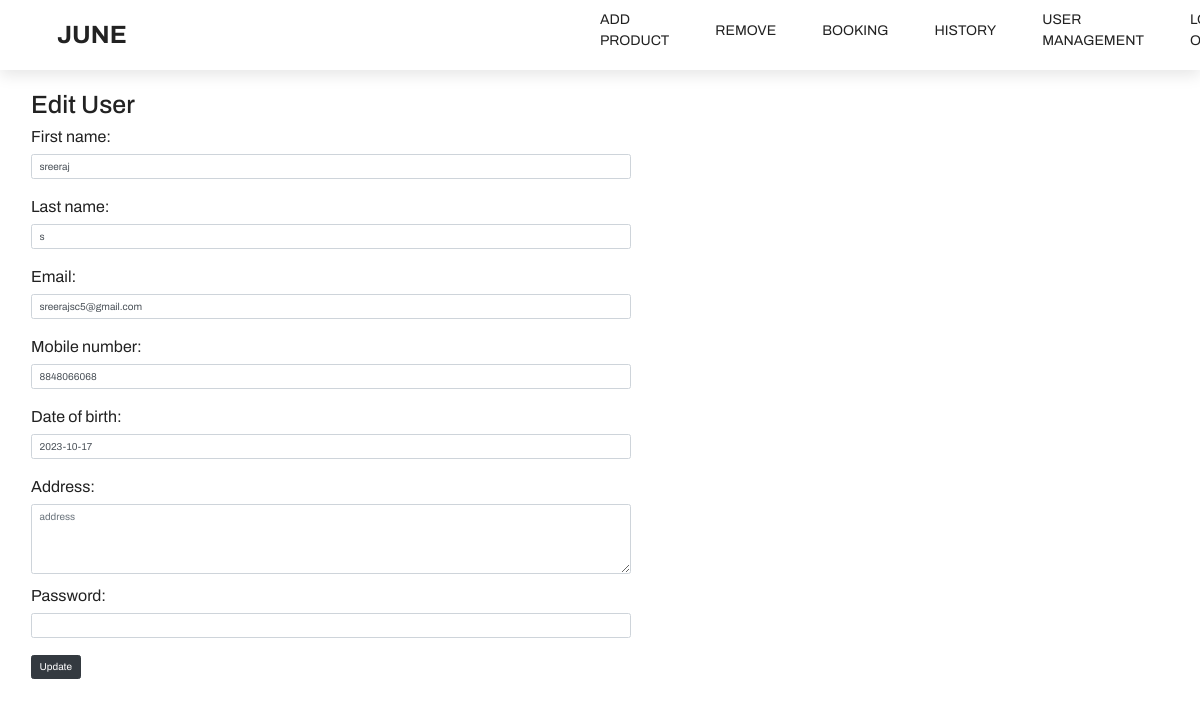
/edit_user.php?id=29, run on the app's committed database.
### tables this page shows
CREATE TABLE `user_credentials` (
  `u_id` int(11) NOT NULL,
  `first_name` varchar(30) NOT NULL,
  `last_name` varchar(30) NOT NULL,
  `mobile_number` varchar(30) NOT NULL,
  `email` varchar(30) NOT NULL,
  `date_of_birth` date NOT NULL,
  `address` varchar(500) NOT NULL,
  `passphrase` varchar(50) NOT NULL
);

### edit_user.php (the view, shortened to what this page needs)
<?php
include './common/CommonAdminHeader.php';
$user_id = $_GET['id'];
$sql = "SELECT * FROM user_credentials WHERE u_id = '" . $user_id . "'";
$result = mysqli_query($conn, $sql);
if (mysqli_num_rows($result) > 0) {
    $row = mysqli_fetch_assoc($result);
    echo "<div class='container mt-5 pt-5'>";
    echo "<h1 class='mt-5'>Edit User</h1>";
    echo "<form action='update_user.php' method='post'>";
    echo "<div class='form-group'>";
    echo "<label for='first_name'>First name:</label>";
    echo "<input type='text' class='form-control' id='first_name' name='first_name' value='" . $row['first_name'] . "' required>";
    echo "</div>";
    echo "<div class='form-group'>";
    echo "<label for='last_name'>Last name:</label>";
    echo "<input type='text' class='form-control' id='last_name' name='last_name' value='" . $row['last_name'] . "' required>";
    echo "</div>";
    echo "<div class='form-group'>";
    echo "<label for='email'>Email:</label>";
    echo "<input type='email' class='form-control' id='email' name='email' value='" . $row['email'] . "' required>";
    echo "</div>";
    echo "<div class='form-group'>";
    echo "<label for='mobile_number'>Mobile number:</label>";
    echo "<input type='text' class='form-control' id='mobile_number' name='mobile_number' value='" . $row['mobile_number'] . "' required>";
    echo "</div>";
    echo "<div class='form-group'>";
    echo "<label for='date_of_birth'>Date of birth:</label>";
    echo "<input type='text' class='form-control' id='date_of_birth' name='date_of_birth' value='" . $row['date_of_birth'] . "' required>";
    echo "</div>";
    echo "<div class='form-group'>";
    echo "<label for='address'>Address:</label>";
    echo "<textarea id='address' class='form-control' name='address' rows='4' placeholder='address' value=" . $row['address'] . " required></textarea><br>";
    echo "</div><br>";
    echo "<div class='form-group mt-4'>";
    echo "<label for='password'>Password:</label>";
    echo "<input type='text' class='form-control' id='password' name='password' required>";
    echo "</div>";
    echo "<button type='submit' class='btn btn-dark'>Update</button>";
    echo "</form>";
    echo "</div>";
} else {
    echo "User not found.";
}
?>

### styles/styles.css (style rules this page uses)
:root { --primaryColor: #f1f1f1; --black: #222; --black2: #555; --black3: #252525; --black4: #000; --black5: #212529; --orange: #eb0028; --white: #fff; --grey: #959595; --grey2: #666; --grey3: #ccc; --secondaryColor: #2b1f4d; --yellow: #ffcc00; --green: #59b210; --blue: rgb(56, 10, 223); }
* { margin: 0; padding: 0; box-sizing: inherit; }
html { font-size: 62.5%; box-sizing: border-box; scroll-behavior: smooth; overflow-x: hidden; }
body { overflow-x: hidden; }
body, input { font-size: 1.6rem; font-weight: 400; font-family: "Archivo", sans-serif; color: var(--black); }
.container { max-width: 117rem; margin: 0 auto; padding: 0 1.6rem; }

### common/CommonAdminHeader.php (style rules this page uses)
.form-group { width: 60rem; height: 6rem; }

### data on the page
user_credentials: first_name "sreeraj", last_name "s", email "sreerajsc5@gmail.com", mobile_number "8848066068", date_of_birth "2023-10-17", address "address"
